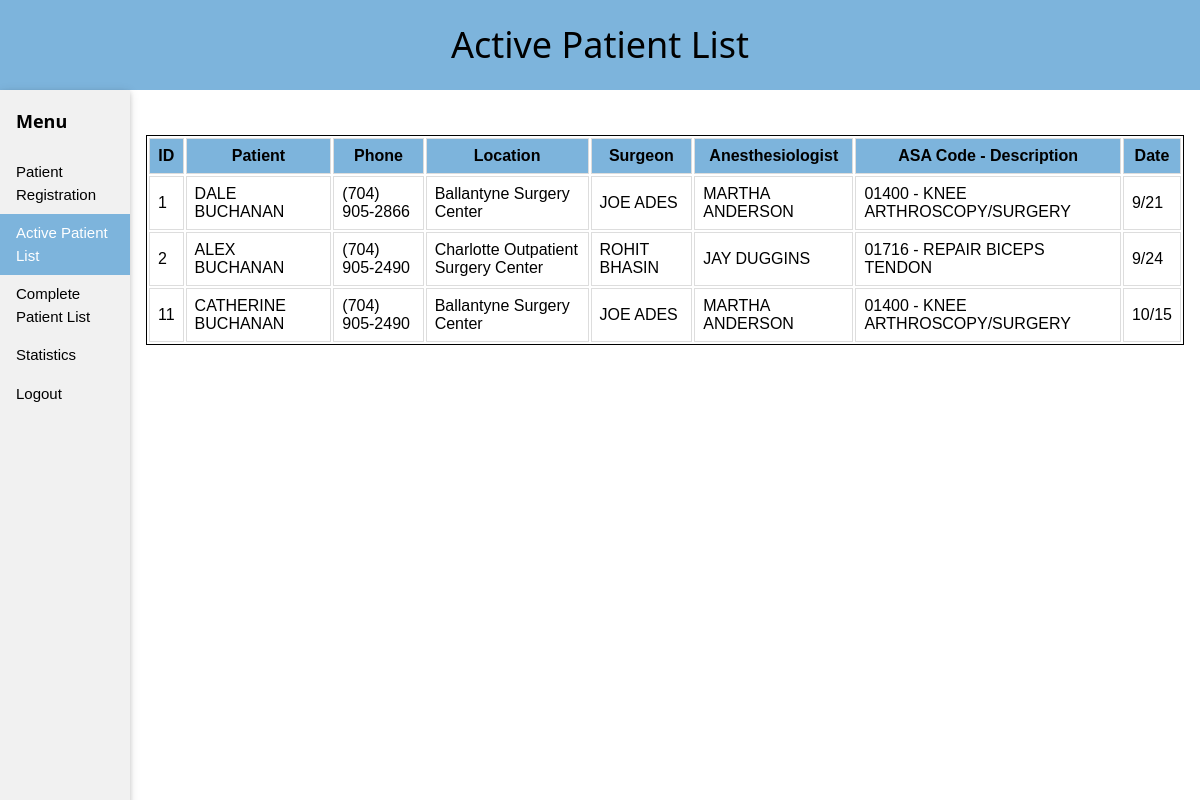
/patientinfo.php (signed in), run on the app's committed database.
### tables this page shows
CREATE TABLE `patients` (
  `id` int(11) NOT NULL,
  `fname` varchar(20) NOT NULL,
  `lname` varchar(30) NOT NULL,
  `phone` varchar(14) NOT NULL,
  `email` varchar(50) NOT NULL,
  `orlocID` int(11) NOT NULL,
  `anesthesiologistID` int(11) NOT NULL,
  `surgeonID` int(11) NOT NULL,
  `cptID` int(11) NOT NULL,
  `block1ID` int(11) NOT NULL,
  `drug1ID` int(11) NOT NULL,
  `vol1` int(11) NOT NULL,
  `addi1` varchar(50) DEFAULT NULL,
  `block2ID` int(11) NOT NULL,
  `drug2ID` int(11) NOT NULL,
  `vol2` int(11) NOT NULL,
  `addi2` varchar(50) DEFAULT NULL,
  `hournumber` int(11) NOT NULL,
  `daynumber` int(11) NOT NULL,
  `monthnumber` int(11) NOT NULL,
  `yearnumber` int(11) NOT NULL,
  `active` tinyint(1) NOT NULL,
  `painscore1` int(11) NOT NULL DEFAULT '-1',
  `motorblock1` tinyint(1) NOT NULL,
  `sensoryblock1` tinyint(1) NOT NULL,
  `nsaids1` tinyint(1) NOT NULL,
  `acetaminophen1` tinyint(1) NOT NULL,
  `narcotics1` tinyint(1) NOT NULL,
  `drainage1` int(11) NOT NULL,
  `comments1` varchar(300) NOT NULL,
  `painscore2` int(11) NOT NULL DEFAULT '-1',
  `sensoryblock2` tinyint(1) NOT NULL,
  `motorblock2` tinyint(1) NOT NULL,
  `nsaids2` tinyint(1) NOT NULL,
  `acetaminophen2` tinyint(1) NOT NULL,
  `narcotics2` tinyint(1) NOT NULL,
  `drainage2` tinyint(1) NOT NULL,
  `comments2` varchar(300) NOT NULL,
  `hournumberdone` int(11) NOT NULL,
  `daynumberdone` int(11) NOT NULL,
  `monthnumberdone` int(11) NOT NULL
);

CREATE TABLE `locations` (
  `id` int(11) NOT NULL,
  `location` varchar(80) NOT NULL
);

CREATE TABLE `surgeons` (
  `surgeonLast` varchar(50) NOT NULL,
  `surgeonFirst` varchar(50) NOT NULL,
  `surgeonID` int(11) NOT NULL
);

CREATE TABLE `users` (
  `id` int(11) NOT NULL DEFAULT '0',
  `last` varchar(20) DEFAULT NULL,
  `first` varchar(20) DEFAULT NULL,
  `username` varchar(5) DEFAULT NULL,
  `pass` char(40) DEFAULT NULL,
  `physician` tinyint(1) NOT NULL
);

CREATE TABLE `asa` (
  `id` int(11) NOT NULL,
  `asaCode` varchar(15) NOT NULL,
  `cptDescriptor` varchar(70) NOT NULL
);

### patientinfo.php (the view, shortened to what this page needs)
<?php
if (!isset($_SESSION['username']))
{
   require_once ('includes/login_functions.inc.php');
   $url = absolute_url();
   header("Location: $url");
   exit();
}
else
{
    $winwidth = $_SESSION['w'];
?>
<?php
echo'
<html>
<title>Block</title>
<head>
    <meta name="viewport" content="width=device-width, initial-scale=1.0">
    <style>
    .row:after
    {
        content: "";
        display: table;
        clear: both;
    }
    </style>
<link rel="stylesheet" href="styles/stylew3.css" type="text/css">
</head>
<body>
<div class="row" style="background-color:#7db4dc;">
  <center><img src="includes/ProvidenceSmall.png" alt="PAA" height='.($winwidth*0.2369*.5*.7).'; width='.($winwidth*.5*.7).';" /></center>
  <div class="w3-padding w3-center"><h1>Active Patient List</h1></div>
</div>
<div class="w3-sidebar w3-bar-block w3-light-grey w3-card" style="width:130px">
  <h5 class="w3-bar-item"><b>Menu</b></h5>
  <button class="w3-bar-item w3-button tablink" onclick="window.location.href=\'registration.php\'">Patient Registration</button>
  <button class="w3-bar-item w3-button tablink" onclick="openInfo(event, \'PtList\')" id="defaultOpen">Active Patient List</button>
  <button class="w3-bar-item w3-button tablink" onclick="window.location.href=\'comPtList.php\'">Complete Patient List</button>
  <button class="w3-bar-item w3-button tablink" onclick="window.location.href=\'statistics.php\'">Statistics</button>
  <button class="w3-bar-item w3-button tablink" onclick="window.location.href=\'logout.php\'">Logout</button>
</div>
<div style="margin-left:130px">
<br><br>';
$sp = "SELECT a.id, a.fname, a.lname, a.phone, b.location, c.surgeonFirst, c.surgeonLast, d.first, d.last, ".
      "       e.cptDescriptor, e.asaCode, a.monthnumber, a.daynumber ".
      "FROM patients AS a ".
      "INNER JOIN locations AS b ON a.orlocID=b.id ".
      "INNER JOIN surgeons AS c ON a.surgeonID=c.surgeonID ".
      "INNER JOIN users AS d ON a.anesthesiologistID=d.id ".
      "INNER JOIN asa AS e ON a.cptID=e.id ".
      "WHERE a.active = true";
$spa = mysqli_query($dbc, $sp);
echo'
<div id="PtList" class="w3-container reg" style="display:none">
<table style="border: 1px solid" id="patients">
    <thead>
        <th>ID</th><th>Patient</th><th>Phone</th><th>Location</th><th>Surgeon</th><th>Anesthesiologist</th><th>ASA Code - Description</th><th>Date</th>
    </thead>
    <tbody>';
while ($spb = mysqli_fetch_array($spa))
{
    echo'
    <tr onclick="window.location.href=\'specificpatient.php?p='.$spb['id'].'\'">
        <td>'.$spb['id'].'</td>
        <td>'.strtoupper($spb['fname']).' '.strtoupper($spb['lname']).'</td>
        <td>'.$spb['phone'].'</td>
        <td>'.$spb['location'].'</td>
        <td>'.strtoupper($spb['surgeonFirst']).' '.strtoupper($spb['surgeonLast']).'</td>
        <td>'.strtoupper($spb['first']).' '.strtoupper($spb['last']).'</td>
        <td>'.$spb['asaCode'].' - '.$spb['cptDescriptor'].'</td>
        <td>'.$spb['monthnumber'].'/'.$spb['daynumber'].'</td>
    </tr>';
}
echo '</tbody>
      </table>
      </div>';
?>
<?php
echo'
</body>
</html>';
}
?>

### styles/stylew3.css (style rules this page uses)
html { box-sizing:border-box }
*,*:before,*:after { box-sizing:inherit }
html { -ms-text-size-adjust:100%;-webkit-text-size-adjust:100% }
body { margin:0 }
button,input,select,textarea { font:inherit;margin:0 }
button,input { overflow:visible }
button,select { text-transform:none }
button,html [type=button],[type=reset],[type=submit] { -webkit-appearance:button }
html,body { font-family:Verdana,sans-serif;font-size:15px;line-height:1.5 }
html { overflow-x:hidden }
h1 { font-size:36px }
h5 { font-size:18px }
h1,h2,h3,h4,h5,h6 { font-family:"Segoe UI",Arial,sans-serif;font-weight:400;margin:10px 0 }
.w3-btn,.w3-button { border:none;display:inline-block;padding:8px 16px;vertical-align:middle;overflow:hidden;text-decoration:none;color:inherit;background-color:inherit;text-align:center;cursor:pointer;white-space:nowrap }
.w3-btn,.w3-button { -webkit-touch-callout:none;-webkit-user-select:none;-khtml-user-select:none;-moz-user-select:none;-ms-user-select:none;user-select:none }
.w3-sidebar { height:100%;width:200px;background-color:#fff;position:fixed!important;z-index:1;overflow:auto }
.w3-bar-block .w3-bar-item { width:100%;display:block;padding:8px 16px;text-align:left;border:none;white-space:normal;float:none;outline:0 }
.w3-container:after,.w3-container:before,.w3-panel:after,.w3-panel:before,.w3-row:after,.w3-row:before,.w3-row-padding:after,.w3-row-padding:before, .w3-cell-row:before,.w3-cell-row:after,.w3-clear:after,.w3-clear:before,.w3-bar:before,.w3-bar:after { content:"";display:table;clear:both }
.w3-container,.w3-panel { padding:0.01em 16px }
.w3-card,.w3-card-2 { box-shadow:0 2px 5px 0 rgba(0,0,0,0.16),0 2px 10px 0 rgba(0,0,0,0.12) }
.w3-center { text-align:center!important }
.w3-padding { padding:8px 16px!important }
.w3-light-grey,.w3-hover-light-grey:hover,.w3-light-gray,.w3-hover-light-gray:hover { color:#000!important;background-color:#f1f1f1!important }
.w3-pacolor,.w3-hover-pacolor:hover { color:#fff;background-color:#7db4dc }
#patients td, #patients th { border: 1px solid #ddd; padding: 8px; }
#patients thead th { background-color: #7db4dc; }

### patientinfo.php (style rules this page uses)
.row:after { content: ""; display: table; clear: both; }

### data on the page
patients: id "1", fname "DALE", lname "BUCHANAN", phone "(704) 905-2866", locations.location "Ballantyne Surgery Center", surgeonID.surgeonFirst "JOE", surgeonID.surgeonLast "ADES", users.first "MARTHA", users.last "ANDERSON", asa.asaCode "01400", asa.cptDescriptor "KNEE ARTHROSCOPY/SURGERY", monthnumber "9", daynumber "21"
patients: id "2", fname "ALEX", lname "BUCHANAN", phone "(704) 905-2490", locations.location "Charlotte Outpatient Surgery Center", surgeonID.surgeonFirst "ROHIT", surgeonID.surgeonLast "BHASIN", users.first "JAY", users.last "DUGGINS", asa.asaCode "01716", asa.cptDescriptor "REPAIR BICEPS TENDON", monthnumber "9", daynumber "24"
patients: id "11", fname "CATHERINE", lname "BUCHANAN", phone "(704) 905-2490", locations.location "Ballantyne Surgery Center", surgeonID.surgeonFirst "JOE", surgeonID.surgeonLast "ADES", users.first "MARTHA", users.last "ANDERSON", asa.asaCode "01400", asa.cptDescriptor "KNEE ARTHROSCOPY/SURGERY", monthnumber "10", daynumber "15"
